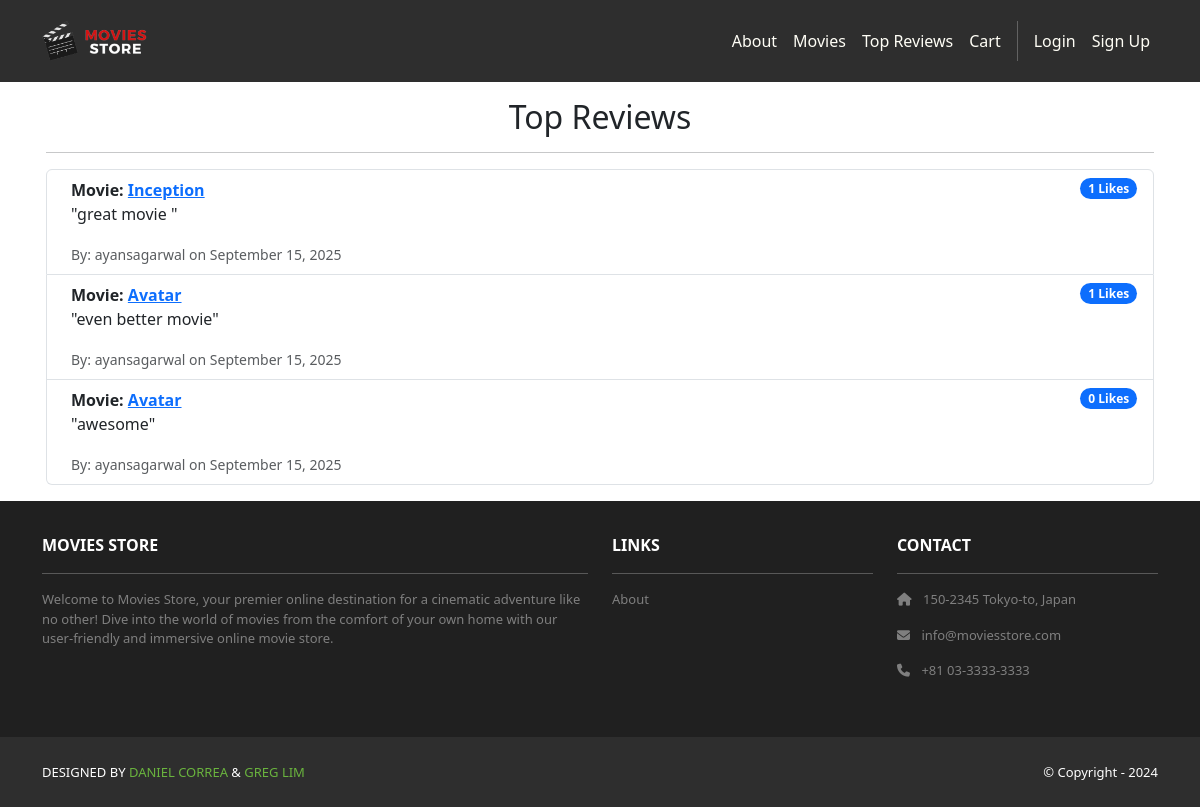
The page /movies/top-reviews/ on the database its author committed.
### movies/models.py (models this page shows, shortened)
class Review(models.Model):
    id = models.AutoField(primary_key=True)
    comment = models.CharField(max_length=255)
    date = models.DateTimeField(auto_now_add=True)
    movie = models.ForeignKey(Movie,
        on_delete=models.CASCADE)
    user = models.ForeignKey(User,
        on_delete=models.CASCADE)
    likes = models.ManyToManyField(User, related_name='liked_reviews', blank=True)

class Movie(models.Model):
    id = models.AutoField(primary_key=True)
    name = models.CharField(max_length=255)
    price = models.IntegerField()
    description = models.TextField()
    image = models.ImageField(upload_to='movie_images/')
    hearts = models.ManyToManyField(User, related_name='hearted_movies', blank=True)
    average_rating = models.DecimalField(max_digits=3, decimal_places=2, null=True, blank=True)

### movies/views.py (the view)
# urls.py: path('top-reviews/', views.top_reviews, name='movies.top_reviews'),
def top_reviews(request):
    top_reviews_list = Review.objects.annotate(like_count=Count('likes')).order_by('-like_count')
    template_data = {}
    template_data['title'] = 'Top Reviews'
    template_data['reviews'] = top_reviews_list
    return render(request, 'movies/top_reviews.html', {'template_data': template_data})

### movies/templates/movies/top_reviews.html
{% extends 'base.html' %}
{% block content %}
<div class="container p-3">
  <h2 class="text-center">{{ template_data.title }}</h2>
  <hr />
  <ul class="list-group">
    {% for review in template_data.reviews %}
    <li class="list-group-item d-flex justify-content-between align-items-start">
      <div class="ms-2 me-auto">
        <div class="fw-bold">
          Movie: <a href="{% url 'movies.show' id=review.movie.id %}">{{ review.movie.name }}</a>
        </div>
        <p>"{{ review.comment }}"</p>
        <small class="text-muted">By: {{ review.user.username }} on {{ review.date|date:"F j, Y" }}</small>
      </div>
      <span class="badge bg-primary rounded-pill">{{ review.like_count }} Likes</span>
    </li>
    {% empty %}
    <li class="list-group-item">No reviews have been liked yet.</li>
    {% endfor %}
  </ul>
</div>
{% endblock content %}

### rows shown on the page
Review: movie.name "Inception", comment "great movie", user.username "ayansagarwal", date "September 15, 2025", like_count "1"
Review: movie.name "Avatar", comment "even better movie", user.username "ayansagarwal", date "September 15, 2025", like_count "1"
Review: movie.name "Avatar", comment "awesome", user.username "ayansagarwal", date "September 15, 2025", like_count "0"

### other values the page prints
{{ template_data.title }} "Top Reviews"
